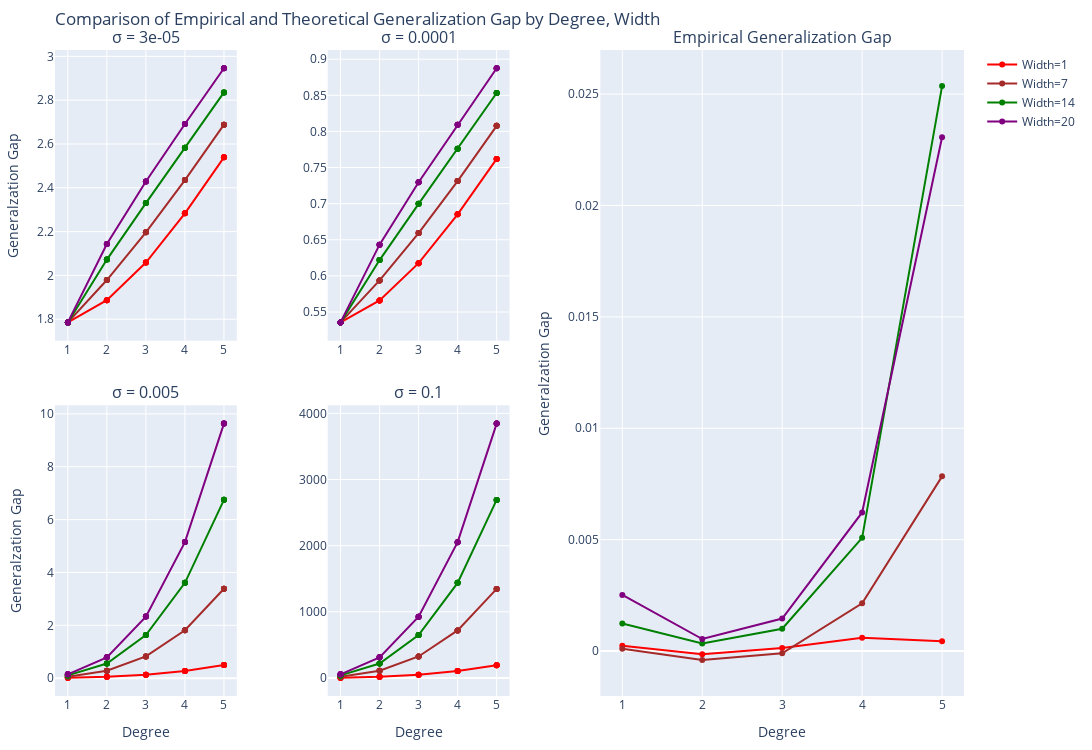

Notebook code for this chart:
### Code cell
import plotly.express as px
import plotly.graph_objects as go
from plotly.subplots import make_subplots

sigmas = [ 0.00003, 0.0001, 0.005,  0.1]
pos = [(1, 1), (1, 2), (2, 1), (2, 2)]
fig = make_subplots(
    rows=2, cols=3,
    specs=[
        [{"type": "xy"}, {"type": "xy"}, {"rowspan": 2, "colspan": 1}],  # First row
        [{"type": "xy"}, {"type": "xy"}, None]                           # Second row
    ],
    column_widths=[0.25, 0.25, 0.5],  # Left half = 0.25+0.25, Right = 0.5
    row_heights=[0.5, 0.5],
    horizontal_spacing=0.10,
    vertical_spacing=0.10,
    subplot_titles=(f"σ = {sigmas[0]}", f"σ = {sigmas[1]}", "Empirical Generalization Gap", f"σ = {sigmas[2]}", f"σ = {sigmas[3]}")
)


# Get unique widths
unique_widths = filtered_data["width"].unique()
colors = ["red", "brown", "green", "purple"]

T = 20
m = 10000
delta = 0.2
Sigma = 0.001
d = 22
# eps = 0.01
# d = 8*math.log(T)/eps**2

# T, D_f, m, omega 

for i, sigma in enumerate(sigmas): 
    # Plot theo_gen_gap for each width
    filtered_data["theo_gen_gap"] = filtered_data.apply(
    lambda row: theoretical_gen_gap(
        sigma=sigma,
        omega=row["width"],
        D_f=row["deg"],
        T=T,
        Sigma=Sigma,
        m=m,
        delta=delta,
        d=d
    ),
    axis=1)
    for k, width in enumerate(unique_widths):
        subset = filtered_data[filtered_data["width"] == width]
        fig.add_trace(
            go.Scatter(x=subset["deg"], y=subset["theo_gen_gap"], mode='lines+markers', line=dict(color=colors[k]), showlegend=False),
            row=pos[i][0], col=pos[i][1]
        )

# Plot actual_gen_gap for each width, averaging over func
for k, width in enumerate(unique_widths):
    subset = filtered_data[filtered_data["width"] == width]
    avg_actual_gen_gap = subset.groupby("deg")["actual_gen_gap"].mean()
    fig.add_trace(
        go.Scatter(x=avg_actual_gen_gap.index, y=avg_actual_gen_gap.values, mode='lines+markers', line=dict(color=colors[k]), name=f"Width={width}"),
        row=1, col=3
    )

fig.update_layout(
    title="Comparison of Empirical and Theoretical Generalization Gap by Degree, Width",
    height=750,
    width=1200,
    margin=dict(t=50, b=50, l=50, r=50)
)
fig.update_xaxes(title_text="Degree", row=1, col=3)
fig.update_xaxes(title_text="Degree", row=2, col=1)
fig.update_xaxes(title_text="Degree", row=2, col=2)
fig.update_yaxes(title_text="Generalzation Gap", row=1, col=1)
fig.update_yaxes(title_text="Generalzation Gap", row=1, col=3)
fig.update_yaxes(title_text="Generalzation Gap", row=2, col=1)
fig.show()
fig.write_image("plots/unpretrubed vary over sigma.png", width=1200, height=750)

### Figure 1 — Plotly figure (JSON) as saved in the notebook; plotly's stock layout.template omitted (floating-point values rounded to 4 significant figures)
{"data": [{"line": {"color": "red"}, "mode": "lines+markers", "showlegend": false, "type": "scatter", "x": [1, 1, 1, 1, 1, 2, 2, 2, 2, 2, 3, 3, 3, 3, 3, 4, 4, 4, 4, 4, 5, 5, 5, 5, 5], "xaxis": "x", "y": [1.785, 1.785, 1.785, 1.785, 1.785, 1.887, 1.887, 1.887, 1.887, 1.887, 2.059, 2.059, 2.059, 2.059, 2.059, 2.284, 2.284, 2.284, 2.284, 2.284, 2.539, 2.539, 2.539, 2.539, 2.539], "yaxis": "y"}, {"line": {"color": "brown"}, "mode": "lines+markers", "showlegend": false, "type": "scatter", "x": [1, 1, 1, 1, 1, 2, 2, 2, 2, 2, 3, 3, 3, 3, 3, 4, 4, 4, 4, 4, 5, 5, 5, 5, 5], "xaxis": "x", "y": [1.785, 1.785, 1.785, 1.785, 1.785, 1.979, 1.979, 1.979, 1.979, 1.979, 2.197, 2.197, 2.197, 2.197, 2.197, 2.435, 2.435, 2.435, 2.435, 2.435, 2.688, 2.688, 2.688, 2.688, 2.688], "yaxis": "y"}, {"line": {"color": "green"}, "mode": "lines+markers", "showlegend": false, "type": "scatter", "x": [1, 1, 1, 1, 1, 2, 2, 2, 2, 2, 3, 3, 3, 3, 3, 4, 4, 4, 4, 4, 5, 5, 5, 5, 5], "xaxis": "x", "y": [1.785, 1.785, 1.785, 1.785, 1.785, 2.072, 2.072, 2.072, 2.072, 2.072, 2.33, 2.33, 2.33, 2.33, 2.33, 2.583, 2.583, 2.583, 2.583, 2.583, 2.835, 2.835, 2.835, 2.835, 2.835], "yaxis": "y"}, {"line": {"color": "purple"}, "mode": "lines+markers", "showlegend": false, "type": "scatter", "x": [1, 1, 1, 1, 1, 2, 2, 2, 2, 2, 3, 3, 3, 3, 3, 4, 4, 4, 4, 4, 5, 5, 5, 5, 5], "xaxis": "x", "y": [1.785, 1.785, 1.785, 1.785, 1.785, 2.143, 2.143, 2.143, 2.143, 2.143, 2.429, 2.429, 2.429, 2.429, 2.429, 2.691, 2.691, 2.691, 2.691, 2.691, 2.946, 2.946, 2.946, 2.946, 2.946], "yaxis": "y"}, {"line": {"color": "red"}, "mode": "lines+markers", "showlegend": false, "type": "scatter", "x": [1, 1, 1, 1, 1, 2, 2, 2, 2, 2, 3, 3, 3, 3, 3, 4, 4, 4, 4, 4, 5, 5, 5, 5, 5], "xaxis": "x2", "y": [0.5356, 0.5356, 0.5356, 0.5356, 0.5356, 0.5661, 0.5661, 0.5661, 0.5661, 0.5661, 0.6176, 0.6176, 0.6176, 0.6176, 0.6176, 0.6852, 0.6852, 0.6852, 0.6852, 0.6852, 0.7619, 0.7619, 0.7619, 0.7619, 0.7619], "yaxis": "y2"}, {"line": {"color": "brown"}, "mode": "lines+markers", "showlegend": false, "type": "scatter", "x": [1, 1, 1, 1, 1, 2, 2, 2, 2, 2, 3, 3, 3, 3, 3, 4, 4, 4, 4, 4, 5, 5, 5, 5, 5], "xaxis": "x2", "y": [0.5356, 0.5356, 0.5356, 0.5356, 0.5356, 0.5938, 0.5938, 0.5938, 0.5938, 0.5938, 0.6593, 0.6593, 0.6593, 0.6593, 0.6593, 0.7313, 0.7313, 0.7313, 0.7313, 0.7313, 0.8077, 0.8077, 0.8077, 0.8077, 0.8077], "yaxis": "y2"}, {"line": {"color": "green"}, "mode": "lines+markers", "showlegend": false, "type": "scatter", "x": [1, 1, 1, 1, 1, 2, 2, 2, 2, 2, 3, 3, 3, 3, 3, 4, 4, 4, 4, 4, 5, 5, 5, 5, 5], "xaxis": "x2", "y": [0.5356, 0.5356, 0.5356, 0.5356, 0.5356, 0.6219, 0.6219, 0.6219, 0.6219, 0.6219, 0.6997, 0.6997, 0.6997, 0.6997, 0.6997, 0.7762, 0.7762, 0.7762, 0.7762, 0.7762, 0.8532, 0.8532, 0.8532, 0.8532, 0.8532], "yaxis": "y2"}, {"line": {"color": "purple"}, "mode": "lines+markers", "showlegend": false, "type": "scatter", "x": [1, 1, 1, 1, 1, 2, 2, 2, 2, 2, 3, 3, 3, 3, 3, 4, 4, 4, 4, 4, 5, 5, 5, 5, 5], "xaxis": "x2", "y": [0.5356, 0.5356, 0.5356, 0.5356, 0.5356, 0.6433, 0.6433, 0.6433, 0.6433, 0.6433, 0.7296, 0.7296, 0.7296, 0.7296, 0.7296, 0.8094, 0.8094, 0.8094, 0.8094, 0.8094, 0.8874, 0.8874, 0.8874, 0.8874, 0.8874], "yaxis": "y2"}, {"line": {"color": "red"}, "mode": "lines+markers", "showlegend": false, "type": "scatter", "x": [1, 1, 1, 1, 1, 2, 2, 2, 2, 2, 3, 3, 3, 3, 3, 4, 4, 4, 4, 4, 5, 5, 5, 5, 5], "xaxis": "x4", "y": [0.01751, 0.01751, 0.01751, 0.01751, 0.01751, 0.05022, 0.05022, 0.05022, 0.05022, 0.05022, 0.1282, 0.1282, 0.1282, 0.1282, 0.1282, 0.2704, 0.2704, 0.2704, 0.2704, 0.2704, 0.496, 0.496, 0.496, 0.496, 0.496], "yaxis": "y4"}, {"line": {"color": "brown"}, "mode": "lines+markers", "showlegend": false, "type": "scatter", "x": [1, 1, 1, 1, 1, 2, 2, 2, 2, 2, 3, 3, 3, 3, 3, 4, 4, 4, 4, 4, 5, 5, 5, 5, 5], "xaxis": "x4", "y": [0.05771, 0.05771, 0.05771, 0.05771, 0.05771, 0.2836, 0.2836, 0.2836, 0.2836, 0.2836, 0.8232, 0.8232, 0.8232, 0.8232, 0.8232, 1.811, 1.811, 1.811, 1.811, 1.811, 3.381, 3.381, 3.381, 3.381, 3.381], "yaxis": "y4"}, {"line": {"color": "green"}, "mode": "lines+markers", "showlegend": false, "type": "scatter", "x": [1, 1, 1, 1, 1, 2, 2, 2, 2, 2, 3, 3, 3, 3, 3, 4, 4, 4, 4, 4, 5, 5, 5, 5, 5], "xaxis": "x4", "y": [0.1046, 0.1046, 0.1046, 0.1046, 0.1046, 0.5557, 0.5557, 0.5557, 0.5557, 0.5557, 1.634, 1.634, 1.634, 1.634, 1.634, 3.608, 3.608, 3.608, 3.608, 3.608, 6.747, 6.747, 6.747, 6.747, 6.747], "yaxis": "y4"}, {"line": {"color": "purple"}, "mode": "lines+markers", "showlegend": false, "type": "scatter", "x": [1, 1, 1, 1, 1, 2, 2, 2, 2, 2, 3, 3, 3, 3, 3, 4, 4, 4, 4, 4, 5, 5, 5, 5, 5], "xaxis": "x4", "y": [0.1448, 0.1448, 0.1448, 0.1448, 0.1448, 0.789, 0.789, 0.789, 0.789, 0.789, 2.329, 2.329, 2.329, 2.329, 2.329, 5.148, 5.148, 5.148, 5.148, 5.148, 9.632, 9.632, 9.632, 9.632, 9.632], "yaxis": "y4"}, {"line": {"color": "red"}, "mode": "lines+markers", "showlegend": false, "type": "scatter", "x": [1, 1, 1, 1, 1, 2, 2, 2, 2, 2, 3, 3, 3, 3, 3, 4, 4, 4, 4, 4, 5, 5, 5, 5, 5], "xaxis": "x5", "y": [2.721, 2.721, 2.721, 2.721, 2.721, 15.56, 15.56, 15.56, 15.56, 15.56, 46.32, 46.32, 46.32, 46.32, 46.32, 102.7, 102.7, 102.7, 102.7, 102.7, 192.3, 192.3, 192.3, 192.3, 192.3], "yaxis": "y5"}, {"line": {"color": "brown"}, "mode": "lines+markers", "showlegend": false, "type": "scatter", "x": [1, 1, 1, 1, 1, 2, 2, 2, 2, 2, 3, 3, 3, 3, 3, 4, 4, 4, 4, 4, 5, 5, 5, 5, 5], "xaxis": "x5", "y": [18.8, 18.8, 18.8, 18.8, 18.8, 108.7, 108.7, 108.7, 108.7, 108.7, 324.0, 324.0, 324.0, 324.0, 324.0, 718.5, 718.5, 718.5, 718.5, 718.5, 1346.0, 1346.0, 1346.0, 1346.0, 1346.0], "yaxis": "y5"}, {"line": {"color": "green"}, "mode": "lines+markers", "showlegend": false, "type": "scatter", "x": [1, 1, 1, 1, 1, 2, 2, 2, 2, 2, 3, 3, 3, 3, 3, 4, 4, 4, 4, 4, 5, 5, 5, 5, 5], "xaxis": "x5", "y": [37.56, 37.56, 37.56, 37.56, 37.56, 217.3, 217.3, 217.3, 217.3, 217.3, 648.0, 648.0, 648.0, 648.0, 648.0, 1437.0, 1437.0, 1437.0, 1437.0, 1437.0, 2692.0, 2692.0, 2692.0, 2692.0, 2692.0], "yaxis": "y5"}, {"line": {"color": "purple"}, "mode": "lines+markers", "showlegend": false, "type": "scatter", "x": [1, 1, 1, 1, 1, 2, 2, 2, 2, 2, 3, 3, 3, 3, 3, 4, 4, 4, 4, 4, 5, 5, 5, 5, 5], "xaxis": "x5", "y": [53.64, 53.64, 53.64, 53.64, 53.64, 310.4, 310.4, 310.4, 310.4, 310.4, 925.6, 925.6, 925.6, 925.6, 925.6, 2053.0, 2053.0, 2053.0, 2053.0, 2053.0, 3846.0, 3846.0, 3846.0, 3846.0, 3846.0], "yaxis": "y5"}, {"line": {"color": "red"}, "mode": "lines+markers", "name": "Width=1", "type": "scatter", "x": [1, 2, 3, 4, 5], "xaxis": "x3", "y": [0.00024, -0.00014, 0.00014, 0.0006, 0.00044], "yaxis": "y3"}, {"line": {"color": "brown"}, "mode": "lines+markers", "name": "Width=7", "type": "scatter", "x": [1, 2, 3, 4, 5], "xaxis": "x3", "y": [0.0001, -0.0004, -0.0001, 0.00214, 0.00784], "yaxis": "y3"}, {"line": {"color": "green"}, "mode": "lines+markers", "name": "Width=14", "type": "scatter", "x": [1, 2, 3, 4, 5], "xaxis": "x3", "y": [0.00124, 0.00034, 0.001, 0.00508, 0.02536], "yaxis": "y3"}, {"line": {"color": "purple"}, "mode": "lines+markers", "name": "Width=20", "type": "scatter", "x": [1, 2, 3, 4, 5], "xaxis": "x3", "y": [0.00252, 0.00054, 0.00146, 0.00622, 0.02306], "yaxis": "y3"}], "layout": {"annotations": [{"font": {"size": 16}, "showarrow": false, "text": "σ = 3e-05", "x": 0.1, "xanchor": "center", "xref": "paper", "y": 1, "yanchor": "bottom", "yref": "paper"}, {"font": {"size": 16}, "showarrow": false, "text": "σ = 0.0001", "x": 0.4, "xanchor": "center", "xref": "paper", "y": 1, "yanchor": "bottom", "yref": "paper"}, {"font": {"size": 16}, "showarrow": false, "text": "Empirical Generalization Gap", "x": 0.8, "xanchor": "center", "xref": "paper", "y": 1, "yanchor": "bottom", "yref": "paper"}, {"font": {"size": 16}, "showarrow": false, "text": "σ = 0.005", "x": 0.1, "xanchor": "center", "xref": "paper", "y": 0.45, "yanchor": "bottom", "yref": "paper"}, {"font": {"size": 16}, "showarrow": false, "text": "σ = 0.1", "x": 0.4, "xanchor": "center", "xref": "paper", "y": 0.45, "yanchor": "bottom", "yref": "paper"}], "height": 750, "margin": {"b": 50, "l": 50, "r": 50, "t": 50}, "title": {"text": "Comparison of Empirical and Theoretical Generalization Gap by Degree, Width"}, "width": 1200, "xaxis": {"anchor": "y", "domain": [0, 0.2]}, "xaxis2": {"anchor": "y2", "domain": [0.3, 0.5]}, "xaxis3": {"anchor": "y3", "domain": [0.6, 1], "title": {"text": "Degree"}}, "xaxis4": {"anchor": "y4", "domain": [0, 0.2], "title": {"text": "Degree"}}, "xaxis5": {"anchor": "y5", "domain": [0.3, 0.5], "title": {"text": "Degree"}}, "yaxis": {"anchor": "x", "domain": [0.55, 1], "title": {"text": "Generalzation Gap"}}, "yaxis2": {"anchor": "x2", "domain": [0.55, 1]}, "yaxis3": {"anchor": "x3", "domain": [0, 1], "title": {"text": "Generalzation Gap"}}, "yaxis4": {"anchor": "x4", "domain": [0, 0.45], "title": {"text": "Generalzation Gap"}}, "yaxis5": {"anchor": "x5", "domain": [0, 0.45]}}}
